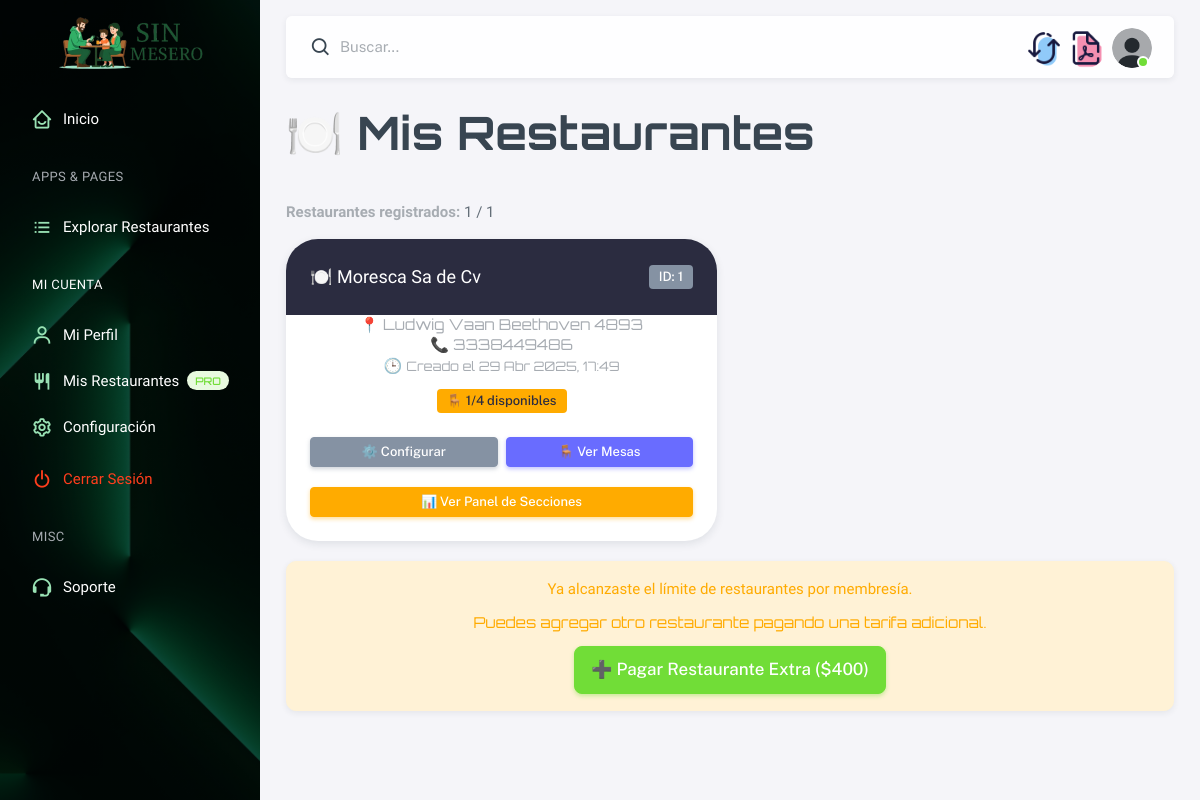
Screenshot of /restaurantes/mis/ (signed in) with the database file from the repository.
### usuarios/models.py (models this page shows, shortened)
class PerfilUsuario(models.Model):
    id = models.AutoField(primary_key=True)
    usuario = models.OneToOneField(User, on_delete=models.CASCADE, related_name='perfil')
    es_socio = models.BooleanField(default=False)
    stripe_customer_id = models.CharField(max_length=255, blank=True, null=True)
    fecha_pago = models.DateTimeField(blank=True, null=True)
    fecha_expiracion = models.DateTimeField(blank=True, null=True)  # <-- AQUI
    cantidad_restaurantes = models.IntegerField(default=0)
    def membresia_activa(self):
        if self.fecha_expiracion and timezone.now() > self.fecha_expiracion:
            return False
        return self.es_socio

### restaurantes/models.py (models this page shows, shortened)
class Restaurante(models.Model):
    id = models.AutoField(primary_key=True)
    socio = models.ForeignKey(PerfilUsuario, on_delete=models.CASCADE, related_name='restaurantes')
    nombre = models.CharField(max_length=255)
    slug = models.SlugField(max_length=300, unique=True, blank=True)
    direccion = models.CharField(max_length=255, blank=True, null=True)
    telefono = models.CharField(max_length=20, blank=True, null=True)
    fecha_creacion = models.DateTimeField(auto_now_add=True)

### restaurantes/views.py (the view, shortened to what this page needs)
# urls.py: path('mis/', views.mis_restaurantes, name='mis_restaurantes'),
@login_required
def mis_restaurantes(request):
    perfil = request.user.perfil
    extra_pago = request.GET.get('extra_pago')
    if extra_pago == 'exitoso':
        perfil.cantidad_restaurantes += 1
        perfil.save()
        messages.success(request, '✅ Pago recibido. Puedes agregar otro restaurante ahora.')
    elif extra_pago == 'cancelado':
        messages.warning(request, '⚠️ Pago cancelado. No se registró ningún cambio.')
    restaurantes = Restaurante.objects.filter(socio=perfil)
    conteo_mesas = {}
    for r in restaurantes:
        total = r.mesas.count()
        disponibles = r.mesas.filter(disponibilidad=True).count()
        conteo_mesas[r.id] = {
            'total': total,
            'disponibles': disponibles
    }
    return render(request, 'restaurantes/mis_restaurantes.html', {
        'perfil': perfil,  # ✅ Agregado para usarlo directo en el template
        'restaurantes': restaurantes,
        'conteo_mesas': conteo_mesas,
        'STRIPE_PUBLIC_KEY': settings.STRIPE_PUBLIC_KEY,
    })

### restaurantes/templatetags/custom_tags.py (called while the page is built)
@register.filter
def get_item(dictionary, key):
    return dictionary.get(key)

### restaurantes/templates/restaurantes/mis_restaurantes.html (shortened to what this page needs)
{% extends 'base.html' %}
{% load static %}
{% load custom_tags %}
{% block content %}
<div class="container py-5">
    <div class="d-flex justify-content-between align-items-center mb-5">
        <h1 class="fuente-2 fw-bold">🍽️ Mis Restaurantes</h1>
    </div>
    <div class="mb-4 fuente">
        <strong class="text-muted">Restaurantes registrados:</strong> {{ restaurantes|length }} / {{ perfil.cantidad_restaurantes }}
    </div>
    {% if restaurantes %}
        <div class="row gy-4">
            {% for r in restaurantes %}
                {% with conteo=conteo_mesas|get_item:r.id %}
                <div class="col-md-6">
                    <div class="card shadow rounded-5 border-0">
                        <div class="card-header bg-dark d-flex justify-content-between align-items-center rounded-top-5">
                            <h5 class="mb-0 fuente text-white">🍽️ {{ r.nombre }}</h5>
                            <span class="badge bg-secondary">ID: {{ r.id }}</span>
                        </div>
                        <div class="card-body text-center">
                            <p class="mb-3 text-muted fuente-2">
                                {% if r.direccion %}📍 {{ r.direccion }}<br>{% endif %}
                                {% if r.telefono %}📞 {{ r.telefono }}<br>{% endif %}
                                🕒 <small>Creado el {{ r.fecha_creacion|date:"d M Y, H:i" }}</small>
                            </p>
                            {% if conteo.total > 0 %}
                                {% if conteo.disponibles == 0 %}
                                    <span class="badge bg-danger mb-3">🪑 0/{{ conteo.total }} mesas disponibles</span><br>
                                {% elif conteo.disponibles == conteo.total %}
                                    <span class="badge bg-success mb-3">🪑 Todas disponibles ({{ conteo.total }})</span><br>
                                {% else %}
                                    <span class="badge bg-warning text-dark mb-3">🪑 {{ conteo.disponibles }}/{{ conteo.total }} disponibles</span><br>
                                {% endif %}
                            {% else %}
                                <span class="text-muted fuente-2">Aún sin mesas registradas</span><br>
                            {% endif %}
                            <div class="mt-3 d-flex gap-2">
                                <a href="{% url 'configurar_restaurante' slug=r.slug %}" class="btn btn-secondary btn-sm w-50">⚙️ Configurar</a>
                                <a href="{% url 'mesas_restaurante' restaurante_id=r.id %}" class="btn btn-primary btn-sm w-50">🪑 Ver Mesas</a>
                            </div>
                            <div class="mt-3">
                                <a href="{% url 'dashboard' slug=r.slug %}" class="btn btn-warning btn-sm w-100 mt-2">📊 Ver Panel de Secciones</a>
                            </div>
                        </div>
                    </div>
                </div>
                {% endwith %}
            {% endfor %}
        </div>
    {% else %}
        <div class="alert alert-info text-center fuente">No tienes restaurantes registrados aún.</div>
    {% endif %}
    {% if perfil.membresia_activa and restaurantes|length >= perfil.cantidad_restaurantes %}
        <div class="alert alert-warning mt-5 rounded-4 p-4 shadow-sm text-center">
            <p class="mb-3 fuente">Ya alcanzaste el límite de restaurantes por membresía.</p>
            <p class="mb-3 fuente-2">Puedes agregar otro restaurante pagando una tarifa adicional.</p>
            <button type="button" class="btn btn-success btn-lg px-4" data-bs-toggle="modal" data-bs-target="#modalPagoRestaurante">
                ➕ Pagar Restaurante Extra ($400)
            </button>
        </div>
    {% endif %}
</div>
{% endblock %}

### restaurante/templates/base.html (style rules this page uses)
.fuente { font-family: 'Sora', sans-serif; }
.fuente-2 { font-family: 'Orbitron', sans-serif; }

### rows the page displays
PerfilUsuario: cantidad_restaurantes "1"
Restaurante: nombre "Moresca Sa de Cv", id "1", direccion "Ludwig Vaan Beethoven 4893", telefono "3338449486", fecha_creacion "29 Abr 2025, 17:49", disponibles "1", total "4"

### other values shown
{{ restaurantes|length }} "1"
